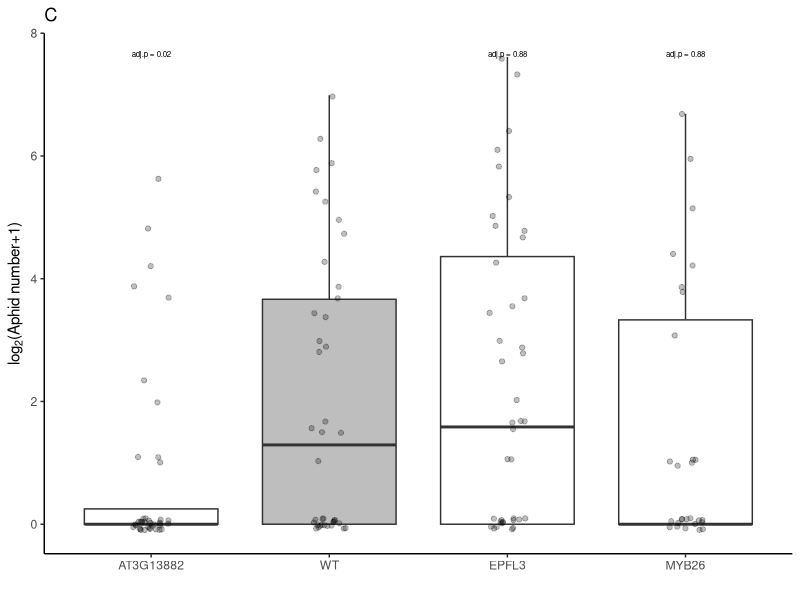

Here is the R script that generated this plot: (Note: this script raises an error after producing the figure.)
library(dplyr)
library(tidyverse)
library(ggplot2)
library(ggpubr)
library(ggsignif)
AphidsNo <- read.delim("./data/AphidsNo.txt")

#arrange the data
aphid<-AphidsNo %>% gather("time", "aphids",6:9)
########
#remove 0
#aphidno0<-filter(AphidsNo,t1!=0)
#aphidno0<-aphidno0 %>% gather("time", "aphids",6:9)
########

aphid$aphids<-as.numeric(aphid$aphids)
aphid$Mutant<-factor(aphid$Mutant,levels=c('AT3G13882','WT','EPFL3','MYB26'))
#plot
#ggplot(aphid,mapping=aes(x=time,y=aphids,color=Mutant))+geom_boxplot()+geom_jitter()+facet_wrap(facets = vars(Mutant))+ ylab("Aphids number")

#check the equal variance between two groups
#tapply(aphid$aphids,aphid$Mutant,var)
#  168      EPFL3      MYB26         WT 
#80.86603 1709.82308  502.63889  663.31731 
#difference quite big, 3 ways to solve
#1.correct the positive skew by log-transforming our count data, which should also reduce the difference in variance between the groups.
#2.use a variant of the t-test that takes differences in variance into account,
#3.non-parametric test such as a Mann-Whitney test

#log transforming
logaphid<-aphid
logaphid$aphids<-log2(aphid$aphids+1)

#check distribution
#hist(logaphid$aphids)
#plot(logaphid$Mutant,logaphid$aphids)

#check equal variance
#tapply(logaphid$aphids,logaphid$Mutant,var)
#168    EPFL3    MYB26       WT 
#1.126188 2.779955 2.209851 2.532278 

#ggplot(data=logaphid,mapping=aes(x=Mutant,y=aphids,color=Mutant))+geom_boxplot()+geom_jitter()+
  #ggtitle("") +
  #xlab("Mutant") + ylab("Aphids number log(n+1)")
ggplot(data=logaphid,mapping=aes(x=Mutant,y=aphids))+geom_boxplot(outlier.shape=NA,fill=c("white","grey","white","white"))+geom_jitter(alpha=0.25,height=0.1,width=0.1)+
  ggtitle("C") +
  xlab("") + ylab(expression(log[2]*"(Aphid number+1)")) + theme_classic() +
  stat_compare_means(aes(label = paste0("adj.p = ", ..p.adj..)), method = "wilcox.test", ref.group = "WT",size=2)

p1 = ggplot(data=logaphid,mapping=aes(x=Mutant,y=aphids))+geom_boxplot(outlier.shape=NA,fill=c("white","grey","white","white"))+geom_jitter(alpha=0.25,height=0.1,width=0.1)+
  ggtitle("D") +
  xlab("") + ylab(expression(log[2]*"(Aphid number+1)")) + theme_classic() +
  geom_text(data.frame(x=1,y=7),mapping=aes(x=x,y=y),label="*",size=6)


                                  
#2 group t-test & willtest
#plot with test

compare_means(aphids~Mutant,logaphid,method = "wilcox.test",paired = FALSE,ref.group = "WT")
#my_comparisons<-list(c("WT","MYB26"),c("WT","AT3G13882"),c("WT","EPFL3"))

#ggboxplot(logaphid, x="Mutant", y="aphids",xlab = "Plant genotypes",ylab = "Aphids number log10(n+1)")+ 
#  stat_compare_means(label = "p.signif", method = "wilcox.test", ref.group = "WT")

#ggpaired(logaphid,x="Mutant",y="aphids",color="Mutant")+stat_compare_means(comparisons=my_comparisons)
#size
compare_means(size~Mutant,aphidgr,method = "wilcox.test",paired = FALSE,ref.group = "WT")
my_comparisons<-list(c("WT","MYB26"),c("WT","AT3G13882"),c("WT","EPFL3"))
#ggpaired(AphidsNo,x="Mutant",y="size",color="Mutant")+stat_compare_means(comparisons=my_comparisons)
#########
#growth rate
aphidgr<-AphidsNo[,1:4]
aphidgr$Mutant<-factor(aphidgr$Mutant,levels=c('AT3G13882','WT','EPFL3','MYB26'))
#aphidgr<-mutate(aphidgr,t1=(AphidsNo$t2-AphidsNo$t1)/AphidsNo$t1)
#aphidgr<-mutate(aphidgr,t2=(AphidsNo$t3-AphidsNo$t2)/AphidsNo$t2)
#aphidgr<-mutate(aphidgr,t3=(AphidsNo$t4-AphidsNo$t3)/AphidsNo$t3)
#aphidgr[which(is.na(aphidgr[,6])),6]<-0
#aphidgr[which(is.na(aphidgr[,7])),7]<-0
#aphidgr[which(is.na(aphidgr[,8])),8]<-0
#aphid<-aphidgr %>% gather("time", "aphids",6:8)
#tapply(aphidgr$size,aphidgr$Mutant,var)
#aphidgr<-mutate(aphidgr,sizelog=log10(size+1))
#tapply(aphidgr$sizelog,aphidgr$Mutant,var)
ggplot(data=aphidgr,mapping=aes(x=Mutant,y=size))+geom_boxplot(outlier.shape=NA,fill=c("white","grey","white","white"))+geom_jitter(alpha=0.25,height=0.1,width=0.1)+
  ggtitle("A") +
  xlab("") + ylab("Initial diameter (cm)")+theme_classic()+
  stat_compare_means(aes(label = paste0("adj.p = ", ..p.adj..)), method = "wilcox.test", ref.group = "WT",size=2)

ggboxplot(aphidgr, x="Mutant", y="size",xlab = "Plant genotypes",ylab = "Initial diameter(cm)")+ 
  stat_compare_means(label = "p.signif", method = "wilcox.test", ref.group = "WT")

p2 = ggplot(data=aphidgr,mapping=aes(x=Mutant,y=size))+geom_boxplot(outlier.shape=NA,fill=c("white","grey","white","white"))+geom_jitter(alpha=0.25,height=0.1,width=0.1)+
  ggtitle("B") +
  xlab("") + ylab("Initial diameter (cm)")+theme_classic()+
  geom_text(data.frame(x=1,y=7.5),mapping=aes(x=x,y=y),label="***",size=6) +
  geom_text(data.frame(x=3,y=7.5),mapping=aes(x=x,y=y),label="**",size=6)



#flower
#hist(AphidsNo$flowering)
#tapply(AphidsNo$flowering,AphidsNo$Mutant,var)
AphidsNo$Mutant<-factor(AphidsNo$Mutant,levels=c('AT3G13882','WT','EPFL3','MYB26'))
ggplot(data=AphidsNo,mapping=aes(x=Mutant,y=flowering+20))+geom_boxplot(outlier.shape=NA,fill=c("white","grey","white","white"))+geom_jitter(alpha=0.25,height=0.1,width=0.1)+
  ggtitle("C") +
  xlab("") + ylab("Days to flowering")+theme_classic() + 
  stat_compare_means(aes(label = paste0("adj.p = ", ..p.adj..)), method = "wilcox.test", ref.group = "WT",size=2, label.y.npc=0.9)

p3 = ggplot(data=AphidsNo,mapping=aes(x=Mutant,y=flowering+20))+geom_boxplot(outlier.shape=NA,fill=c("white","grey","white","white"))+geom_jitter(alpha=0.25,height=0.1,width=0.1)+
  ggtitle("C") +
  xlab("") + ylab("Days to flowering")+theme_classic() + 
  geom_text(data.frame(x=c(1,4),y=c(45,45)),mapping=aes(x=x,y=y),label="***",size=6) +
  geom_text(data.frame(x=3,y=45),mapping=aes(x=x,y=y),label="**",size=6)

ggboxplot(AphidsNo, x="Mutant", y="flowering",xlab = "Plant genotypes",ylab = "Flowering requires (day)")+ 
  stat_compare_means(label = "p.signif", method = "wilcox.test", ref.group = "WT")


pic = ggdraw() +  draw_image("./figures/mutantPhoto.png") + draw_label(label="A",x = 0.075, y = 0.975, hjust = 1, vjust = 1)

p = ggarrange(pic,p2,p3,p1,nrow=2,ncol=2)
ggsave(p,filename="mutant.pdf",width=8, height=6)
